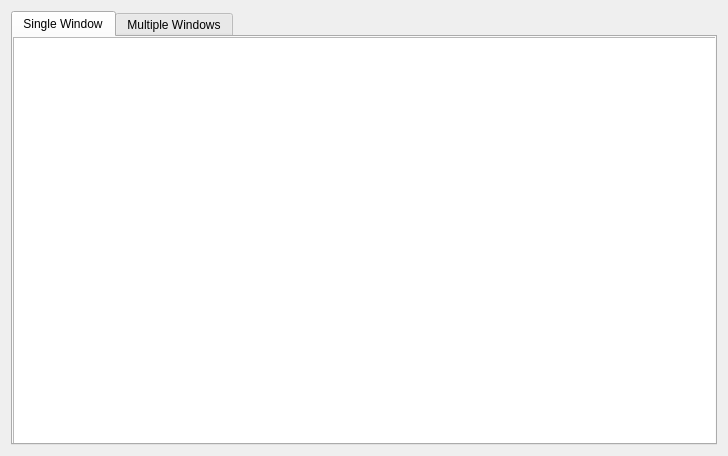
<?xml version="1.0" encoding="UTF-8"?>
<ui version="4.0">
 <class>WaveForm</class>
 <widget class="QWidget" name="WaveForm">
  <property name="geometry">
   <rect>
    <x>0</x>
    <y>0</y>
    <width>728</width>
    <height>456</height>
   </rect>
  </property>
  <property name="windowTitle">
   <string>Form</string>
  </property>
  <layout class="QVBoxLayout" name="verticalLayout">
   <item>
    <widget class="QTabWidget" name="tabWidget">
     <property name="currentIndex">
      <number>0</number>
     </property>
     <widget class="QWidget" name="tab">
      <attribute name="title">
       <string>Single Window</string>
      </attribute>
      <widget class="PyDMWaveformPlot" name="PyDMWaveformPlot">
       <property name="geometry">
        <rect>
         <x>0</x>
         <y>0</y>
         <width>711</width>
         <height>421</height>
        </rect>
       </property>
       <property name="toolTip">
        <string/>
       </property>
       <property name="showXGrid">
        <bool>true</bool>
       </property>
       <property name="showYGrid">
        <bool>true</bool>
       </property>
       <property name="axisColor">
        <color>
         <red>206</red>
         <green>206</green>
         <blue>206</blue>
        </color>
       </property>
       <property name="showRightAxis">
        <bool>true</bool>
       </property>
       <property name="title" stdset="0">
        <string/>
       </property>
       <property name="yLabels">
        <stringlist/>
       </property>
       <property name="curves">
        <stringlist>
         <string>{&quot;y_channel&quot;: &quot;ca://${DEVICE}:STR${MUX}:STREAM_SLOWSHORT${CH}&quot;, &quot;x_channel&quot;: null, &quot;name&quot;: &quot;&quot;, &quot;color&quot;: &quot;cyan&quot;, &quot;lineStyle&quot;: 1, &quot;lineWidth&quot;: 2, &quot;symbol&quot;: null, &quot;symbolSize&quot;: 10, &quot;redraw_mode&quot;: 2}</string>
        </stringlist>
       </property>
      </widget>
     </widget>
     <widget class="QWidget" name="tab_2">
      <attribute name="title">
       <string>Multiple Windows</string>
      </attribute>
      <widget class="QWidget" name="gridLayoutWidget">
       <property name="geometry">
        <rect>
         <x>0</x>
         <y>0</y>
         <width>711</width>
         <height>421</height>
        </rect>
       </property>
       <layout class="QGridLayout" name="gridLayout">
        <property name="spacing">
         <number>20</number>
        </property>
        <item row="0" column="2">
         <widget class="PyDMWaveformPlot" name="PyDMWaveformPlot_2">
          <property name="toolTip">
           <string/>
          </property>
          <property name="showXGrid">
           <bool>true</bool>
          </property>
          <property name="showYGrid">
           <bool>true</bool>
          </property>
          <property name="axisColor">
           <color>
            <red>227</red>
            <green>227</green>
            <blue>227</blue>
           </color>
          </property>
          <property name="showRightAxis">
           <bool>true</bool>
          </property>
          <property name="title" stdset="0">
           <string>CH 1</string>
          </property>
          <property name="curves">
           <stringlist>
            <string>{&quot;y_channel&quot;: &quot;ca://${DEVICE}:STR${MUX}:STREAM_SLOWSHORT1&quot;, &quot;x_channel&quot;: null, &quot;name&quot;: &quot;&quot;, &quot;color&quot;: &quot;#55ff7f&quot;, &quot;lineStyle&quot;: 1, &quot;lineWidth&quot;: 3, &quot;symbol&quot;: null, &quot;symbolSize&quot;: 10, &quot;redraw_mode&quot;: 2}</string>
           </stringlist>
          </property>
         </widget>
        </item>
        <item row="1" column="2">
         <widget class="PyDMWaveformPlot" name="PyDMWaveformPlot_5">
          <property name="toolTip">
           <string/>
          </property>
          <property name="showXGrid">
           <bool>true</bool>
          </property>
          <property name="showYGrid">
           <bool>true</bool>
          </property>
          <property name="axisColor">
           <color>
            <red>215</red>
            <green>215</green>
            <blue>215</blue>
           </color>
          </property>
          <property name="showRightAxis">
           <bool>true</bool>
          </property>
          <property name="title" stdset="0">
           <string>CH 3</string>
          </property>
          <property name="curves">
           <stringlist>
            <string>{&quot;y_channel&quot;: &quot;ca://${DEVICE}:STR${MUX}:STREAM_SLOWSHORT3&quot;, &quot;x_channel&quot;: null, &quot;name&quot;: &quot;&quot;, &quot;color&quot;: &quot;#ffaa7f&quot;, &quot;lineStyle&quot;: 1, &quot;lineWidth&quot;: 3, &quot;symbol&quot;: null, &quot;symbolSize&quot;: 10, &quot;redraw_mode&quot;: 2}</string>
           </stringlist>
          </property>
         </widget>
        </item>
        <item row="1" column="0">
         <widget class="PyDMWaveformPlot" name="PyDMWaveformPlot_4">
          <property name="toolTip">
           <string/>
          </property>
          <property name="showXGrid">
           <bool>true</bool>
          </property>
          <property name="showYGrid">
           <bool>true</bool>
          </property>
          <property name="axisColor">
           <color>
            <red>214</red>
            <green>214</green>
            <blue>214</blue>
           </color>
          </property>
          <property name="showRightAxis">
           <bool>true</bool>
          </property>
          <property name="title" stdset="0">
           <string>CH 2</string>
          </property>
          <property name="curves">
           <stringlist>
            <string>{&quot;y_channel&quot;: &quot;ca://${DEVICE}:STR${MUX}:STREAM_SLOWSHORT3&quot;, &quot;x_channel&quot;: null, &quot;name&quot;: &quot;&quot;, &quot;color&quot;: &quot;#ffff7f&quot;, &quot;lineStyle&quot;: 1, &quot;lineWidth&quot;: 3, &quot;symbol&quot;: null, &quot;symbolSize&quot;: 10, &quot;redraw_mode&quot;: 2}</string>
           </stringlist>
          </property>
         </widget>
        </item>
        <item row="0" column="0">
         <widget class="PyDMWaveformPlot" name="PyDMWaveformPlot_3">
          <property name="toolTip">
           <string/>
          </property>
          <property name="showXGrid">
           <bool>true</bool>
          </property>
          <property name="showYGrid">
           <bool>true</bool>
          </property>
          <property name="axisColor">
           <color>
            <red>224</red>
            <green>224</green>
            <blue>224</blue>
           </color>
          </property>
          <property name="showRightAxis">
           <bool>true</bool>
          </property>
          <property name="title" stdset="0">
           <string>CH 0</string>
          </property>
          <property name="showLegend">
           <bool>false</bool>
          </property>
          <property name="curves">
           <stringlist>
            <string>{&quot;y_channel&quot;: &quot;ca://${DEVICE}:STR${MUX}:STREAM_SLOWSHORT0&quot;, &quot;x_channel&quot;: null, &quot;name&quot;: &quot;&quot;, &quot;color&quot;: &quot;#55ffff&quot;, &quot;lineStyle&quot;: 1, &quot;lineWidth&quot;: 3, &quot;symbol&quot;: null, &quot;symbolSize&quot;: 10, &quot;redraw_mode&quot;: 2}</string>
           </stringlist>
          </property>
         </widget>
        </item>
       </layout>
      </widget>
     </widget>
    </widget>
   </item>
  </layout>
 </widget>
 <customwidgets>
  <customwidget>
   <class>PyDMWaveformPlot</class>
   <extends>QGraphicsView</extends>
   <header>pydm.widgets.waveformplot</header>
  </customwidget>
 </customwidgets>
 <resources/>
 <connections/>
</ui>
